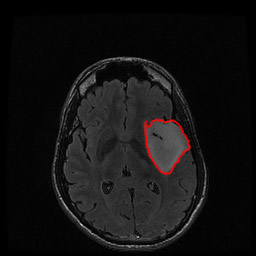
#> input picture project/Citra/Assets/img/BrainMRI.jpg, 256 x 256 px; the run also reads 1 picture not shown here
$ jupyter execute UTS.ipynb
#> lines starting #> are read from the running program, lines starting #| are printed output that depends on the picture; after the words box and inside, x2 and y2 are one past the last pixel; in counts of white or black regions, pixels touching at a corner belong together
# UTS

## 1. Dengan teknik image processing dapatkan citra cancer yang telah ditandai border merah
Jawaban buat code untuk load image 1 dan 2
- View Image 1 (cancer pada otak)
- View image 2 (cancer tersegmentasi)

[cell 1]
import cv2, numpy as np, matplotlib.pyplot as plt

image_mri = cv2.imread('Assets/img/BrainMRI.jpg')
#> image_mri is the input picture: shape (256, 256, 3); mean B, G, R 18.4, 18.4, 19.5
image_mri_rgb = cv2.cvtColor(image_mri, cv2.COLOR_BGR2RGB)

image_gt = cv2.imread('Assets/img/BrainGT.tif', cv2.IMREAD_GRAYSCALE)
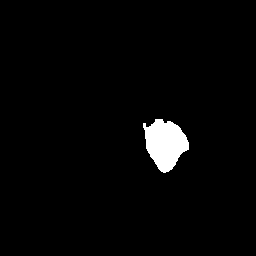
#> input picture project/Citra/Assets/img/BrainGT.tif, 256 x 256 px
#> image_gt: shape (256, 256); 2.5% white; 1 white region, box (x1, y1, x2, y2) and area: (143, 119, 189, 173) 1619

plt.figure(figsize=(12, 6))

# Plot Citra A
plt.subplot(1, 2, 1)
plt.imshow(image_mri_rgb)
plt.title("(A) Citra MRI Otak Ditandai Cancer")
plt.axis('off')

# Plot Citra B
plt.subplot(1, 2, 2)
plt.imshow(image_gt, cmap='gray')
plt.title("(B) Citra Hasil deteksi yang seharusnya")
plt.axis('off')

plt.show()
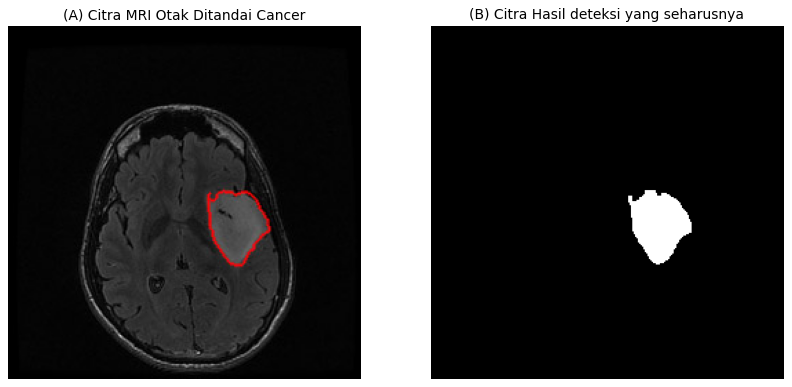
#> figure drawn by matplotlib, 2 panels

print(f"Dimensi Citra MRI: {image_mri.shape}")
#| Dimensi Citra MRI: (256, 256, 3)
print(f"Dimensi Citra GT : {image_gt.shape}")
#| Dimensi Citra GT : (256, 256)

[cell 2]
# 1. Load Citra
img_mri = cv2.imread('Assets/img/BrainMRI.jpg')
img_rgb = cv2.cvtColor(img_mri, cv2.COLOR_BGR2RGB)
img_hsv = cv2.cvtColor(img_mri, cv2.COLOR_BGR2HSV)
#> img_hsv: shape (256, 256, 3); mean H, S, V 2.3, 2.5, 19.6

# 2. Deteksi Warna Merah (Red Border)
lower_red1 = np.array([0, 50, 50])
upper_red1 = np.array([10, 255, 255])
lower_red2 = np.array([170, 50, 50])
upper_red2 = np.array([180, 255, 255])
mask1 = cv2.inRange(img_hsv, lower_red1, upper_red1)
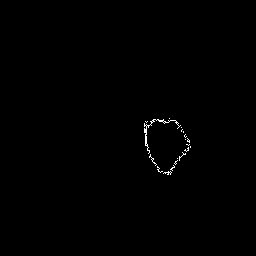
#> mask1: shape (256, 256); 0.36% white in thin lines or dots, all inside (x1, y1, x2, y2) = (144, 118, 191, 175)
mask2 = cv2.inRange(img_hsv, lower_red2, upper_red2)
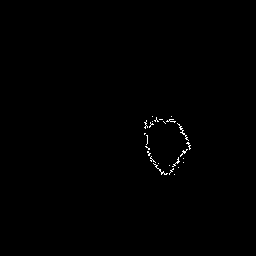
#> mask2: shape (256, 256); 0.36% white in thin lines or dots, all inside (x1, y1, x2, y2) = (144, 116, 191, 175)
mask_border = mask1 + mask2
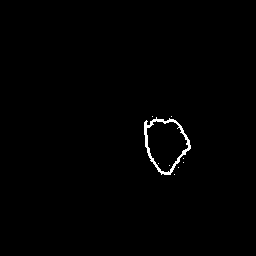
#> mask_border: shape (256, 256); 0.72% white in thin lines or dots, all inside (x1, y1, x2, y2) = (144, 116, 191, 175)

# 3. Mengisi Area di dalam Border (Filling)
contours, _ = cv2.findContours(mask_border, cv2.RETR_EXTERNAL, cv2.CHAIN_APPROX_SIMPLE)
#> contours = 7 contours, 6 with area under 20; largest, box (x1, y1, x2, y2) and area: (144, 117, 191, 175) 1784
mask_cancer_filled = np.zeros_like(mask_border)

if contours:
    c = max(contours, key=cv2.contourArea)
#> c = contour of 88 points, box (x1, y1, x2, y2) (144, 117, 191, 175), area 1784
    cv2.drawContours(mask_cancer_filled, [c], -1, 255, thickness=cv2.FILLED)
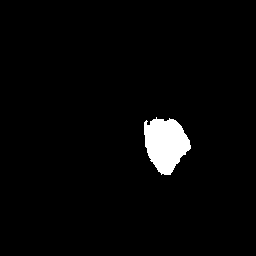
#> mask_cancer_filled: shape (256, 256); 2.8% white; 1 white region, box (x1, y1, x2, y2) and area: (144, 117, 191, 175) 1866

plt.figure(figsize=(15, 5))

plt.subplot(1, 3, 1)
plt.imshow(img_rgb)
plt.title("(A) Citra MRI Otak Ditandai Cancer")
plt.axis('off')

plt.subplot(1, 3, 2)
plt.imshow(mask_border, cmap='gray')
plt.title("Deteksi Border Merah")
plt.axis('off')

plt.subplot(1, 3, 3)
plt.imshow(mask_cancer_filled, cmap='gray')
plt.title("(B) Citra Hasil deteksi")
plt.axis('off')

plt.show()

## 2. Ukur luasan cancer jika resolusinya adalah $10^3$ PPI
Jawaban image 2 hitung resolusinya

[cell 3]
# Parameter Resolusi
PPI = 1000  # 10^3 Pixels Per Inch

[cell 4]
pixel_area_conversion = (1 / PPI) ** 2  # Luas satu piksel dalam inci persegi

# 1. Hitung Luas Hasil Segmentasi (Citra A)
cancer_pixel_count = np.count_nonzero(mask_cancer_filled)
#> cancer_pixel_count = 1866
cancer_area_inch = cancer_pixel_count * pixel_area_conversion
#> cancer_area_inch = 0.00187
cancer_area_cm = cancer_area_inch * (2.54 ** 2) # Konversi ke cm^2
#> cancer_area_cm = 0.012

# 2. Hitung Luas Ground Truth (Citra B) untuk Referensi
img_gt = cv2.imread('img/BrainGT.tif', cv2.IMREAD_GRAYSCALE)
# Thresholding untuk memastikan biner murni
_, img_gt_bin = cv2.threshold(img_gt, 127, 255, cv2.THRESH_BINARY)

gt_pixel_count = np.count_nonzero(img_gt_bin)
#> gt_pixel_count = 1619
gt_area_inch = gt_pixel_count * pixel_area_conversion
#> gt_area_inch = 0.00162
gt_area_cm = gt_area_inch * (2.54 ** 2)
#> gt_area_cm = 0.0104

[cell 5]
print(f"Resolusi Citra: {PPI} PPI")
print(f"\n1. HASIL SEGMENTASI (Dari BrainMRI.jpg):")
print(f"   - Jumlah Piksel Kanker : {cancer_pixel_count}")
#|    - Jumlah Piksel Kanker : 1866
print(f"   - Luas Fisik (inci^2)  : {cancer_area_inch:.4f} in²")
#|    - Luas Fisik (inci^2)  : 0.0019 in²
print(f"   - Luas Fisik (cm^2)    : {cancer_area_cm:.4f} cm²")
#|    - Luas Fisik (cm^2)    : 0.0120 cm²

print(f"\n2. GROUND TRUTH (Dari BrainGT.tif) [Sebagai Referensi]:")
print(f"   - Jumlah Piksel Kanker : {gt_pixel_count}")
#|    - Jumlah Piksel Kanker : 1619
print(f"   - Luas Fisik (inci^2)  : {gt_area_inch:.4f} in²")
#|    - Luas Fisik (inci^2)  : 0.0016 in²
print(f"   - Luas Fisik (cm^2)    : {gt_area_cm:.4f} cm²")
#|    - Luas Fisik (cm^2)    : 0.0104 cm²

## 3. Berapa nilai akurasi hasil segmentasi cancer yang anda dapatkan dengan mengacu pada citra B

[cell 6]
img_gt = cv2.imread('Assets/img/BrainGT.tif', cv2.IMREAD_GRAYSCALE)
_, mask_gt = cv2.threshold(img_gt, 127, 255, cv2.THRESH_BINARY)

mask_pred = mask_cancer_filled

if mask_pred.shape != mask_gt.shape:
    print("Peringatan: Ukuran citra tidak sama, melakukan resize pada prediksi...")
    mask_pred = cv2.resize(mask_pred, (mask_gt.shape[1], mask_gt.shape[0]))

[cell 7]
y_pred = mask_pred > 0 # True jika piksel adalah kanker hasil deteksi
y_true = mask_gt > 0   # True jika piksel adalah kanker di kunci jawaban

# Hitung Intersection (Irisan) dan Union (Gabungan)
intersection = np.logical_and(y_pred, y_true)
#> intersection: shape (256, 256) bool; 2.5% white; 1 white region, box (x1, y1, x2, y2) and area: (144, 119, 189, 173) 1613
union = np.logical_or(y_pred, y_true)
#> union: shape (256, 256) bool; 2.9% white; 1 white region, box (x1, y1, x2, y2) and area: (143, 117, 191, 175) 1872

[cell 8]
# A. Pixel Accuracy
# (Benar Positif + Benar Negatif) / Total Piksel
correct_pixels = np.sum(y_pred == y_true)
#> correct_pixels = 65277
total_pixels = y_pred.size
#> total_pixels = 65536
pixel_acc = correct_pixels / total_pixels
#> pixel_acc = 0.996

# B. IoU (Jaccard Index)
# Area Irisan / Area Gabungan
iou = np.sum(intersection) / np.sum(union)
#> iou = 0.862

# C. Dice Coefficient (F1 Score)
# 2 * Area Irisan / (Total Area Prediksi + Total Area GT)
dice = 2 * np.sum(intersection) / (np.sum(y_pred) + np.sum(y_true))
#> dice = 0.926

[cell 9]
print(f"1. Pixel Accuracy : {pixel_acc:.4f} ({pixel_acc*100:.2f}%)")
#| 1. Pixel Accuracy : 0.9960 (99.60%)
print(f"2. Jaccard (IoU)  : {iou:.4f} ({iou*100:.2f}%)")
#| 2. Jaccard (IoU)  : 0.8616 (86.16%)
print(f"3. Dice Score     : {dice:.4f} ({dice*100:.2f}%)")
#| 3. Dice Score     : 0.9257 (92.57%)
